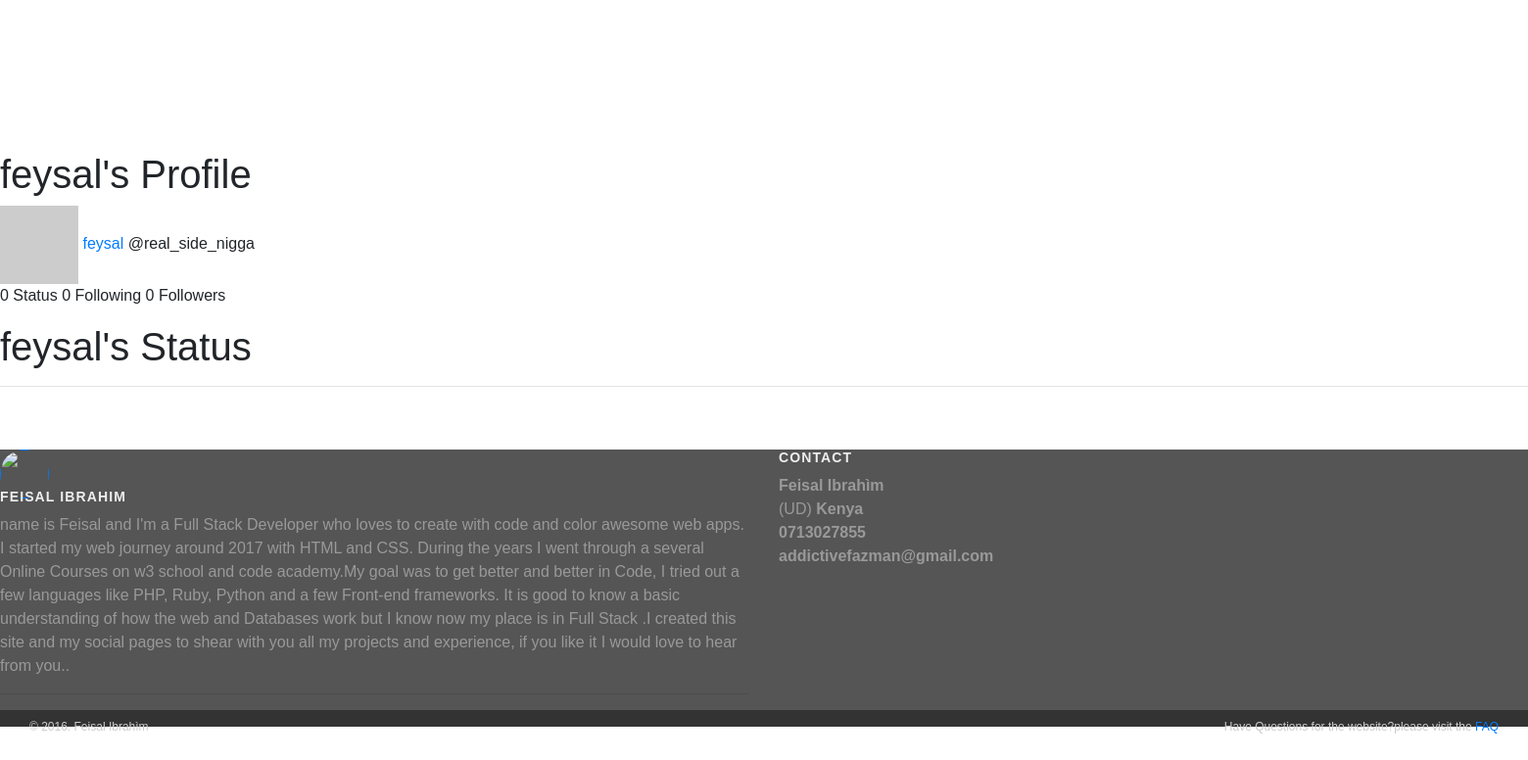
Before: /users/real_side_nigga/ (signed in) with the older database file.
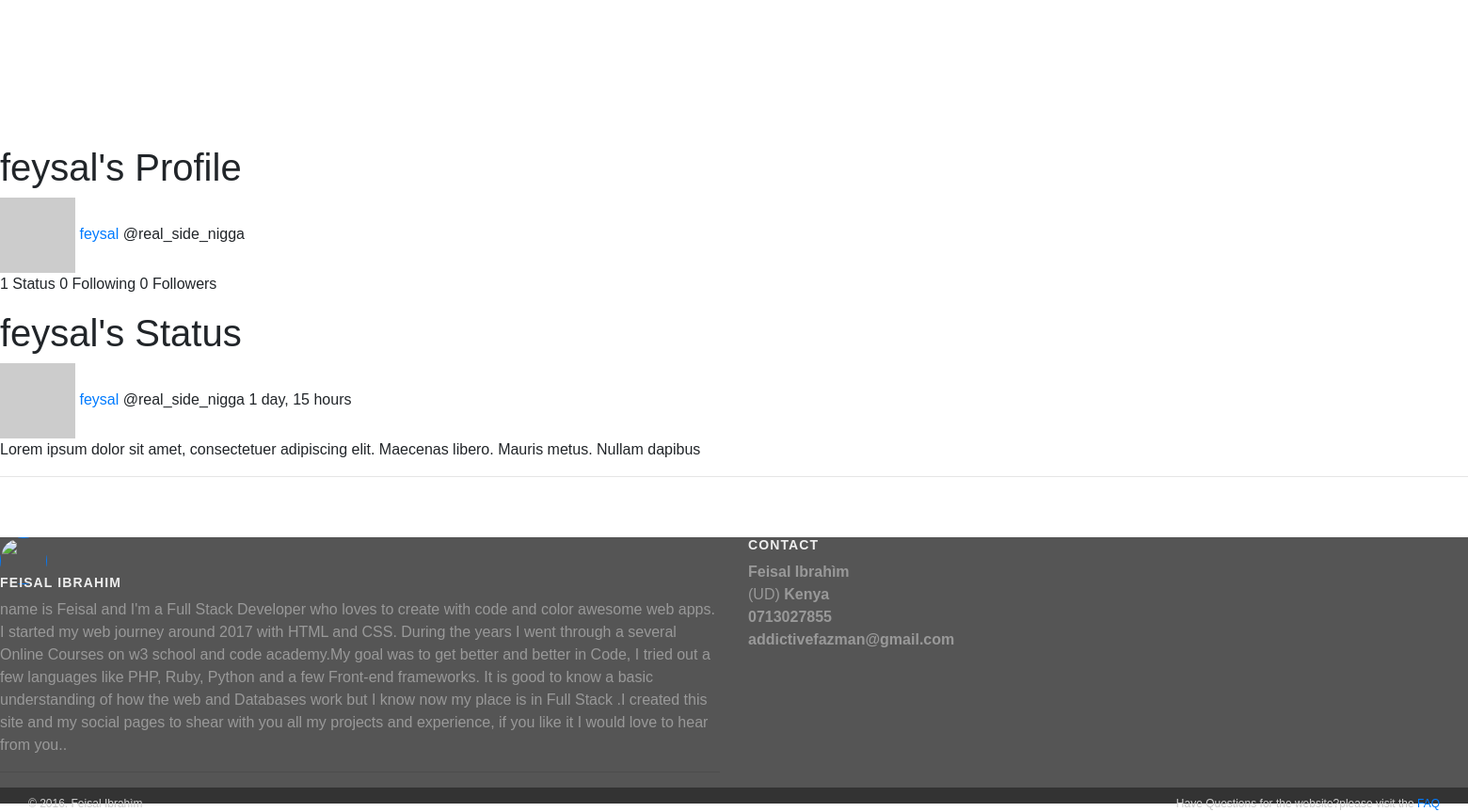
After: the same page with the newer database file.
### app/models.py (models this page shows)
class Ribbit( models.Model ):
    content=models.CharField( max_length=140 )
    user=models.ForeignKey( User )
    creation_date=models.DateTimeField( auto_now=True , blank=True )

### app/views.py (the view, shortened to what this page needs)
# urls.py: url( r'^users/(?P<username>\w{0,30})/$' , views.users ) ,
@login_required
def users(request , username="" , ribbit_form=None):
    if username:
        try:
            user=User.objects.get( username=username )
        except User.DoesNotExist:
            raise Http404
        ribbits=Ribbit.objects.filter( user=user.id )
        if username == request.user.username or request.user.profile.follows.filter( user__username=username ):
            return render( request , 'user.html' , {'user': user , 'ribbits': ribbits , } )
        return render( request , 'user.html' , {'user': user , 'ribbits': ribbits , 'follow': True , } )

### app/models.py (called while the page is built)
    def gravatar_url(self):
        return "http://www.gravatar.com/avatar/%s?s=50" % hashlib.md5( self.user.email.encode('utf-8')).hexdigest( )

### app/templates/user.html (shortened to what this page needs)
{% extends "base.html" %}
{% block login %}
    {% with user.username as username %}
        {{ block.super }}
    {% endwith %}
{% endblock %}
{% block content %}
    <div class="panel left">
        <h1>{{ user.first_name }}'s Profile</h1>
        <div class="ribbitWrapper">
            <a href="/users/{{ user.username }}">
                <img class="avatar" src="{{ user.profile.gravatar_url }}">
                <span class="name">{{ user.first_name }}</span>
            </a>
                @{{ user.username }}
            <p>
                {{ ribbits.count }} Status
                <span class="spacing">{{ user.profile.follows.all.count }} Following</span>
                <span class="spacing">{{ user.profile.followed_by.all.count }} Followers</span>
            </p>
        </div>
    </div>
    <div class="panel left">
        <h1>{{ user.first_name }}'s Status</h1>
        {% for ribbit in ribbits %}
        <div class="ribbitWrapper">
            <a href="/users/{{ user.username }}">
                <img class="avatar" src="{{ user.profile.gravatar_url }}">
                <span class="name">{{ ribbit.user.first_name }}</span>
            </a>
            @{{ ribbit.user.username }}
            <span class="time">{{ ribbit.creation_date|timesince }}</span>
            <p>{{ ribbit.content }}</p>
        </div>
        {% endfor %}
    </div>
{% endblock %}

Changed rows visible on the page:
added Ribbit: user.first_name "feysal", user.username "real_side_nigga", creation_date "1 day, 15 hours", content "Lorem ipsum dolor sit amet, consectetuer adipiscing elit. Maecenas libero. Mauris metus. Nullam dapibus"
Other visible differences:
{{ ribbits.count }}: "0" → "1"
